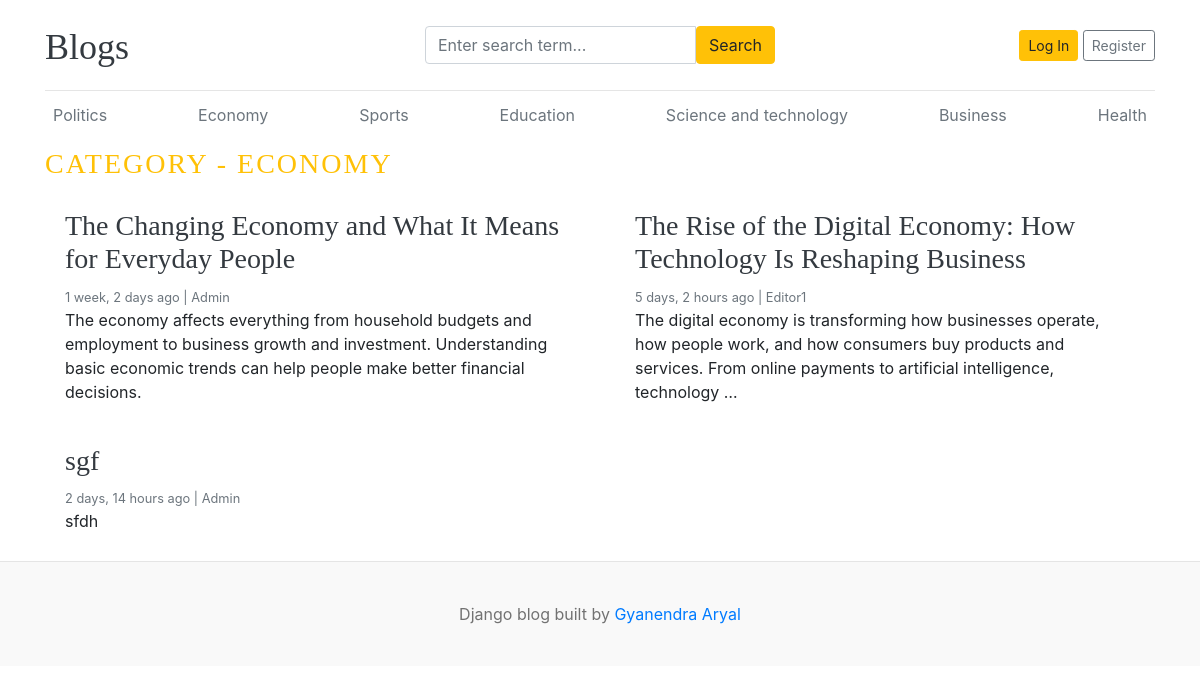
The app's page /category/2/, older data.
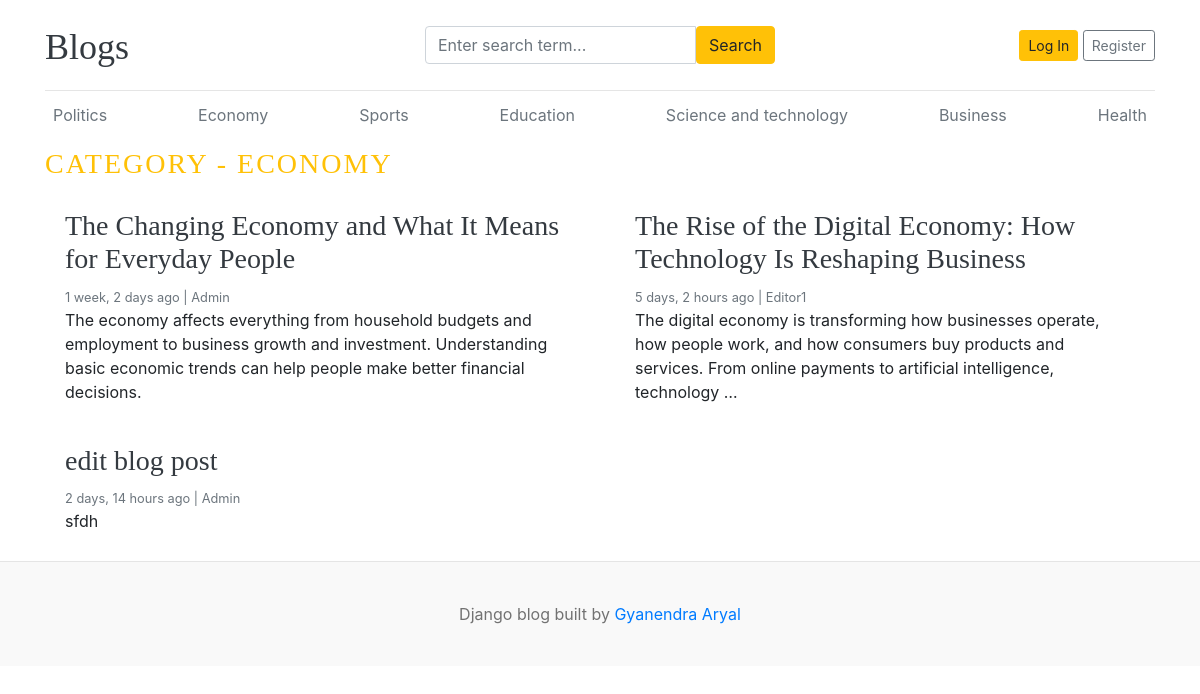
The same page, newer data.
### blogs/models.py (models this page shows)
class Blog(models.Model):
    STATUS_CHOICES = [
        ("Draft", "DRAFT"),
        ("Published", "PUBLISHED"),
    ]
    id = models.BigAutoField(primary_key=True)
    title = models.CharField(max_length=100)
    slug = models.SlugField(max_length=150, unique=True, blank=True)
    category = models.ForeignKey(Category, on_delete=models.CASCADE)
    author = models.ForeignKey(User, on_delete=models.CASCADE)
    featured_image = models.ImageField(upload_to="uploads/%Y/%m/%d")
    short_description = models.TextField()
    blog_body = models.TextField()
    status = models.CharField(choices=STATUS_CHOICES, default="Draft", max_length=20)
    is_featured = models.BooleanField(default=False)
    created_at = models.DateTimeField(auto_now_add=True)
    updated_at = models.DateTimeField(auto_now=True)
    def __str__(self):
        return self.title

### blogs/views.py (the view)
# urls.py: path("<int:id>/", views.posts_by_category, name="posts_by_category"),
def posts_by_category(request, id):
    posts = Blog.objects.filter(status="Published", category=id)
    print(id,posts)
    category = get_object_or_404(Category, id=id)
    context = {"posts": posts, "category": category}
    return render(request, "post_by_category.html", context)

### blogs/context_processors.py (called while the page is built)
def get_categories(request):
    categories = Category.objects.all()
    return dict(categories=categories)

def get_social_links(request):
    social_links = SocialLink.objects.all()
    return dict(social_links=social_links)

### blogs/models.py (called while the page is built)
    def __str__(self):
        return self.category_name

### templates/post_by_category.html
{% extends "base.html" %}
{% block content %}
<h3 class = "text-uppercase text-warning" style = "letter-spacing: 2px;">Category - {{category}} </h3>
  <div class="row mb-2">
    {% if posts %}
    {% for post in posts %}
    <div class="col-md-6">
      <div class="card border-0" >
        <div class="card-body">
          <h3><a href="{% url 'blogs' post.slug%}" class = "text-dark">{{post.title}} </a></h3>
          <small class="mb-1 text-muted">{{post.created_at | timesince}} ago | <span class = "text-capitalize">{{post.author}}</span> </small>
          <p class="card-text">{{post.short_description | truncatewords:25}} </p>
        </div>
      </div>
    </div>
    {% endfor %}
    {% else %}
    <p class = "text-center">No posts Found</p>
    {% endif %}
  </div>
</div>
{% endblock content %}

Row changes from the older to the newer data that the page shows:
changed Blog "sfdh": title "sgf" → "edit blog post"
